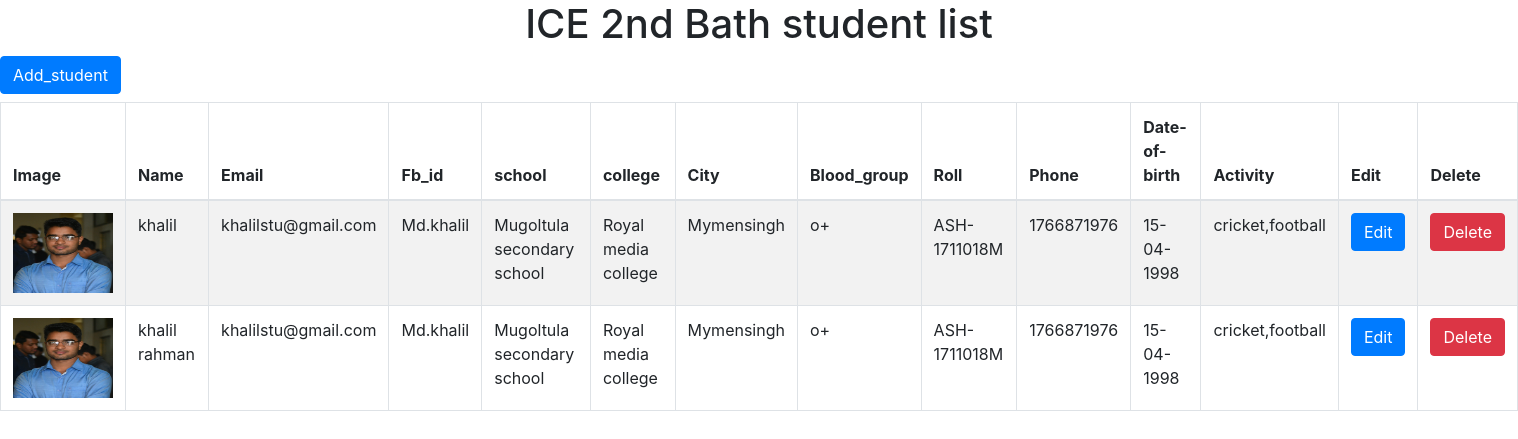
The page /index.php/ice2nd/ice2ndview on the database its author committed.
### tables this page shows
CREATE TABLE `ice2nd` (
  `id` int(11) NOT NULL,
  `name` varchar(255) DEFAULT NULL,
  `email` varchar(255) DEFAULT NULL,
  `fb` varchar(255) DEFAULT NULL,
  `school` varchar(255) DEFAULT NULL,
  `college` varchar(255) DEFAULT NULL,
  `city` varchar(255) DEFAULT NULL,
  `blood` varchar(255) DEFAULT NULL,
  `roll` varchar(255) DEFAULT NULL,
  `phone` varchar(255) DEFAULT NULL,
  `dateofbarth` varchar(255) NOT NULL,
  `activity` varchar(255) NOT NULL,
  `img` varchar(255) DEFAULT NULL
);

### application/controllers/ice2nd.php (called while the page is built, shortened)
<?php
class ice2nd extends CI_Controller{
 	public function ice2ndview(){
 		$data['fatch_data'] = $this->ice2ndModel->ice2ndFetch();
 		$this->load->view('adminview/ice2nd',$data);
 	}
}

### index.php (called while the page is built, shortened)
<?php
require_once BASEPATH.'core/CodeIgniter.php';

### application/models/ice2ndModel.php (called while the page is built, shortened)
<?php
class ice2ndModel extends CI_Model{
	public function ice2ndFetch(){
		return $this->db->get('ice2nd');
	}
}

### application/views/adminview/ice2nd.php (the view, shortened to what this page needs)
<?php include 'header.php'; ?>
<div>
	<center><h1>ICE 2nd Bath student list</h1></center>
	<h4><?= anchor('ice2nd/ice2nds','Add_student',['class'=>'btn btn-primary']) ?></h4>
	<table class="table table-striped table-bordered">
		<thead>
			<tr>
				<th>Image</th>
				<th>Name</th>
				<th>Email</th>
				<th>Fb_id</th>
				<th>school</th>
				<th>college</th>
				<th>City</th>
				<th>Blood_group</th>
				<th>Roll</th>
				<th>Phone</th>
				<th>Date-of-birth</th>
				<th>Activity</th>
				<th>Edit</th>
				<th>Delete</th>
			</tr>
		</thead>
		<tbody>
			<?php
				if($fatch_data->num_rows() > 0){
					foreach ($fatch_data->result() as $value) {
			?>
			<tr>
				<td><img src="<?= $value->img; ?>" alt="1" height="80" width="100"></td>
				<td> <?= $value->name;  	  ?> </td>
				<td> <?= $value->email;   	  ?> </td>
				<td> <?= $value->fb; 		  ?> </td>
				<td> <?= $value->school; 	  ?> </td>
				<td> <?= $value->college;	  ?> </td>
				<td> <?= $value->city; 		  ?> </td>
				<td> <?= $value->blood;		  ?> </td>
				<td> <?= $value->roll;		  ?> </td>
				<td> <?= $value->phone;       ?> </td>
				<td> <?= $value->dateofbarth; ?> </td>
				<td> <?= $value->activity;    ?> </td>
				<td>
					<?=
						form_open('ice2nd/ice2ndEdit'),
						form_hidden('id',$value->id),
						form_submit(['name'=>'submit','value'=>'Edit','class'=>'btn btn-primary']),
						form_close()
					?>
				</td>
				<td>
					<?=
						form_open('ice2nd/ice2ndDelete'),
						form_hidden('id',$value->id),
						form_submit(['name'=>'submit','value'=>'Delete','class'=>'btn btn-danger']),
						form_close()
					?>
				</td>
			</tr>
	<?php }}else{ echo "data not found";} ?>
		</tbody>
	</table>
</div>
<?php include 'footer.php' ?>

### rows shown on the page
ice2nd: img (picture), name "khalil", email "khalilstu@gmail.com", fb "Md.khalil", school "Mugoltula secondary school", college "Royal media college", city "Mymensingh", blood "o+", roll "ASH-1711018M", phone "1766871976", dateofbarth "15-04-1998", activity "cricket,football"
ice2nd: img (picture), name "khalil rahman", email "khalilstu@gmail.com", fb "Md.khalil", school "Mugoltula secondary school", college "Royal media college", city "Mymensingh", blood "o+", roll "ASH-1711018M", phone "1766871976", dateofbarth "15-04-1998", activity "cricket,football"

### other values the page prints
anchor('ice2nd/ice2nds','Add_student',['class'=>'btn btn-primary']) "Add_student"
